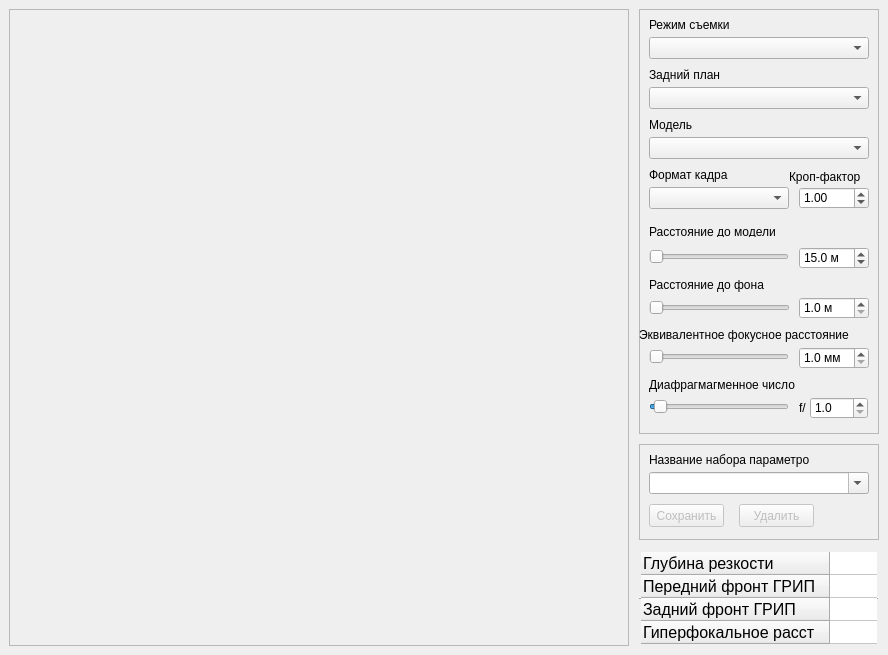
<?xml version="1.0" encoding="UTF-8"?>
<ui version="4.0">
 <class>MainWindow</class>
 <widget class="QMainWindow" name="MainWindow">
  <property name="geometry">
   <rect>
    <x>0</x>
    <y>0</y>
    <width>888</width>
    <height>655</height>
   </rect>
  </property>
  <property name="minimumSize">
   <size>
    <width>888</width>
    <height>655</height>
   </size>
  </property>
  <property name="maximumSize">
   <size>
    <width>1500</width>
    <height>1500</height>
   </size>
  </property>
  <property name="windowTitle">
   <string>DOF Calculator</string>
  </property>
  <widget class="QWidget" name="centralWidget">
   <widget class="QTableWidget" name="table_dof">
    <property name="geometry">
     <rect>
      <x>639</x>
      <y>550</y>
      <width>240</width>
      <height>96</height>
     </rect>
    </property>
    <property name="sizePolicy">
     <sizepolicy hsizetype="Expanding" vsizetype="Expanding">
      <horstretch>0</horstretch>
      <verstretch>0</verstretch>
     </sizepolicy>
    </property>
    <property name="minimumSize">
     <size>
      <width>240</width>
      <height>96</height>
     </size>
    </property>
    <property name="maximumSize">
     <size>
      <width>240</width>
      <height>96</height>
     </size>
    </property>
    <property name="frameShape">
     <enum>QFrame::HLine</enum>
    </property>
    <property name="frameShadow">
     <enum>QFrame::Raised</enum>
    </property>
    <property name="verticalScrollBarPolicy">
     <enum>Qt::ScrollBarAlwaysOff</enum>
    </property>
    <property name="horizontalScrollBarPolicy">
     <enum>Qt::ScrollBarAlwaysOff</enum>
    </property>
    <property name="autoScroll">
     <bool>false</bool>
    </property>
    <property name="editTriggers">
     <set>QAbstractItemView::NoEditTriggers</set>
    </property>
    <property name="selectionMode">
     <enum>QAbstractItemView::NoSelection</enum>
    </property>
    <property name="rowCount">
     <number>4</number>
    </property>
    <property name="columnCount">
     <number>1</number>
    </property>
    <attribute name="horizontalHeaderVisible">
     <bool>false</bool>
    </attribute>
    <attribute name="horizontalHeaderDefaultSectionSize">
     <number>125</number>
    </attribute>
    <attribute name="horizontalHeaderMinimumSectionSize">
     <number>49</number>
    </attribute>
    <attribute name="horizontalHeaderStretchLastSection">
     <bool>false</bool>
    </attribute>
    <attribute name="verticalHeaderDefaultSectionSize">
     <number>23</number>
    </attribute>
    <attribute name="verticalHeaderHighlightSections">
     <bool>false</bool>
    </attribute>
    <attribute name="verticalHeaderMinimumSectionSize">
     <number>21</number>
    </attribute>
    <attribute name="verticalHeaderStretchLastSection">
     <bool>false</bool>
    </attribute>
    <row>
     <property name="text">
      <string>Глубина резкости</string>
     </property>
     <property name="font">
      <font>
       <family>Segoe UI</family>
       <pointsize>12</pointsize>
      </font>
     </property>
    </row>
    <row>
     <property name="text">
      <string>Передний фронт ГРИП</string>
     </property>
     <property name="font">
      <font>
       <family>Segoe UI</family>
       <pointsize>12</pointsize>
      </font>
     </property>
    </row>
    <row>
     <property name="text">
      <string>Задний фронт ГРИП</string>
     </property>
     <property name="font">
      <font>
       <family>Segoe UI</family>
       <pointsize>12</pointsize>
      </font>
     </property>
    </row>
    <row>
     <property name="text">
      <string>Гиперфокальное расст</string>
     </property>
     <property name="font">
      <font>
       <family>Segoe UI</family>
       <pointsize>12</pointsize>
      </font>
     </property>
    </row>
    <column/>
    <item row="0" column="0">
     <property name="text">
      <string/>
     </property>
     <property name="font">
      <font>
       <family>Segoe UI</family>
       <pointsize>8</pointsize>
      </font>
     </property>
     <property name="textAlignment">
      <set>AlignLeading|AlignVCenter</set>
     </property>
     <property name="flags">
      <set>ItemIsDragEnabled|ItemIsUserCheckable|ItemIsEnabled</set>
     </property>
    </item>
    <item row="1" column="0">
     <property name="text">
      <string/>
     </property>
     <property name="font">
      <font>
       <family>Segoe UI</family>
       <pointsize>8</pointsize>
      </font>
     </property>
     <property name="textAlignment">
      <set>AlignLeading|AlignVCenter</set>
     </property>
     <property name="flags">
      <set>ItemIsDragEnabled|ItemIsUserCheckable|ItemIsEnabled</set>
     </property>
    </item>
    <item row="2" column="0">
     <property name="text">
      <string/>
     </property>
     <property name="font">
      <font>
       <family>Segoe UI</family>
       <pointsize>8</pointsize>
      </font>
     </property>
     <property name="textAlignment">
      <set>AlignLeading|AlignVCenter</set>
     </property>
     <property name="flags">
      <set>ItemIsDragEnabled|ItemIsUserCheckable|ItemIsEnabled</set>
     </property>
    </item>
    <item row="3" column="0">
     <property name="text">
      <string/>
     </property>
     <property name="font">
      <font>
       <family>Segoe UI</family>
       <pointsize>8</pointsize>
      </font>
     </property>
     <property name="textAlignment">
      <set>AlignLeading|AlignVCenter</set>
     </property>
     <property name="flags">
      <set>ItemIsDragEnabled|ItemIsUserCheckable|ItemIsEnabled</set>
     </property>
    </item>
   </widget>
   <widget class="QLabel" name="image">
    <property name="geometry">
     <rect>
      <x>9</x>
      <y>9</y>
      <width>620</width>
      <height>637</height>
     </rect>
    </property>
    <property name="minimumSize">
     <size>
      <width>620</width>
      <height>637</height>
     </size>
    </property>
    <property name="frameShape">
     <enum>QFrame::StyledPanel</enum>
    </property>
    <property name="text">
     <string/>
    </property>
    <property name="scaledContents">
     <bool>false</bool>
    </property>
    <property name="alignment">
     <set>Qt::AlignCenter</set>
    </property>
   </widget>
   <widget class="QFrame" name="frame_control">
    <property name="geometry">
     <rect>
      <x>639</x>
      <y>9</y>
      <width>240</width>
      <height>425</height>
     </rect>
    </property>
    <property name="minimumSize">
     <size>
      <width>240</width>
      <height>422</height>
     </size>
    </property>
    <property name="maximumSize">
     <size>
      <width>240</width>
      <height>16777215</height>
     </size>
    </property>
    <property name="frameShape">
     <enum>QFrame::StyledPanel</enum>
    </property>
    <property name="frameShadow">
     <enum>QFrame::Plain</enum>
    </property>
    <widget class="QSlider" name="slider_focal_length">
     <property name="geometry">
      <rect>
       <x>10</x>
       <y>338</y>
       <width>140</width>
       <height>19</height>
      </rect>
     </property>
     <property name="layoutDirection">
      <enum>Qt::LeftToRight</enum>
     </property>
     <property name="minimum">
      <number>1</number>
     </property>
     <property name="maximum">
      <number>1000</number>
     </property>
     <property name="singleStep">
      <number>10</number>
     </property>
     <property name="pageStep">
      <number>100</number>
     </property>
     <property name="orientation">
      <enum>Qt::Horizontal</enum>
     </property>
     <property name="invertedAppearance">
      <bool>false</bool>
     </property>
     <property name="invertedControls">
      <bool>false</bool>
     </property>
     <property name="tickPosition">
      <enum>QSlider::NoTicks</enum>
     </property>
     <property name="tickInterval">
      <number>70</number>
     </property>
    </widget>
    <widget class="QSlider" name="slider_model_distance">
     <property name="geometry">
      <rect>
       <x>10</x>
       <y>238</y>
       <width>140</width>
       <height>19</height>
      </rect>
     </property>
     <property name="minimum">
      <number>1</number>
     </property>
     <property name="maximum">
      <number>50</number>
     </property>
     <property name="orientation">
      <enum>Qt::Horizontal</enum>
     </property>
     <property name="tickPosition">
      <enum>QSlider::NoTicks</enum>
     </property>
    </widget>
    <widget class="QDoubleSpinBox" name="spin_model_distance">
     <property name="geometry">
      <rect>
       <x>160</x>
       <y>238</y>
       <width>70</width>
       <height>22</height>
      </rect>
     </property>
     <property name="suffix">
      <string> м</string>
     </property>
     <property name="decimals">
      <number>1</number>
     </property>
     <property name="minimum">
      <double>1.000000000000000</double>
     </property>
     <property name="maximum">
      <double>100.000000000000000</double>
     </property>
     <property name="singleStep">
      <double>0.500000000000000</double>
     </property>
     <property name="value">
      <double>15.000000000000000</double>
     </property>
    </widget>
    <widget class="QLabel" name="label_background">
     <property name="geometry">
      <rect>
       <x>10</x>
       <y>58</y>
       <width>81</width>
       <height>16</height>
      </rect>
     </property>
     <property name="text">
      <string>Задний план</string>
     </property>
    </widget>
    <widget class="QLabel" name="label_crop_factor">
     <property name="geometry">
      <rect>
       <x>150</x>
       <y>160</y>
       <width>91</width>
       <height>16</height>
      </rect>
     </property>
     <property name="text">
      <string>Кроп-фактор</string>
     </property>
    </widget>
    <widget class="QLabel" name="label_focal_length">
     <property name="geometry">
      <rect>
       <x>0</x>
       <y>318</y>
       <width>241</width>
       <height>16</height>
      </rect>
     </property>
     <property name="text">
      <string>Эквивалентное фокусное расстояние </string>
     </property>
    </widget>
    <widget class="QLabel" name="label_diaphragm">
     <property name="geometry">
      <rect>
       <x>10</x>
       <y>368</y>
       <width>171</width>
       <height>16</height>
      </rect>
     </property>
     <property name="text">
      <string>Диафрагмагменное число</string>
     </property>
     <property name="textFormat">
      <enum>Qt::AutoText</enum>
     </property>
    </widget>
    <widget class="QSlider" name="slider_diaphragm">
     <property name="geometry">
      <rect>
       <x>10</x>
       <y>388</y>
       <width>140</width>
       <height>19</height>
      </rect>
     </property>
     <property name="toolTipDuration">
      <number>-1</number>
     </property>
     <property name="minimum">
      <number>0</number>
     </property>
     <property name="maximum">
      <number>32</number>
     </property>
     <property name="pageStep">
      <number>0</number>
     </property>
     <property name="value">
      <number>1</number>
     </property>
     <property name="orientation">
      <enum>Qt::Horizontal</enum>
     </property>
     <property name="tickPosition">
      <enum>QSlider::NoTicks</enum>
     </property>
    </widget>
    <widget class="QComboBox" name="combo_model">
     <property name="geometry">
      <rect>
       <x>10</x>
       <y>128</y>
       <width>220</width>
       <height>22</height>
      </rect>
     </property>
    </widget>
    <widget class="QDoubleSpinBox" name="spin_crop">
     <property name="geometry">
      <rect>
       <x>160</x>
       <y>178</y>
       <width>70</width>
       <height>22</height>
      </rect>
     </property>
     <property name="minimum">
      <double>0.500000000000000</double>
     </property>
     <property name="maximum">
      <double>10.000000000000000</double>
     </property>
     <property name="singleStep">
      <double>0.100000000000000</double>
     </property>
     <property name="value">
      <double>1.000000000000000</double>
     </property>
    </widget>
    <widget class="QDoubleSpinBox" name="spin_focal_length">
     <property name="geometry">
      <rect>
       <x>160</x>
       <y>338</y>
       <width>70</width>
       <height>22</height>
      </rect>
     </property>
     <property name="suffix">
      <string> мм</string>
     </property>
     <property name="decimals">
      <number>1</number>
     </property>
     <property name="minimum">
      <double>1.000000000000000</double>
     </property>
     <property name="maximum">
      <double>1000.000000000000000</double>
     </property>
    </widget>
    <widget class="QLabel" name="label_model">
     <property name="geometry">
      <rect>
       <x>10</x>
       <y>108</y>
       <width>71</width>
       <height>16</height>
      </rect>
     </property>
     <property name="text">
      <string>Модель</string>
     </property>
    </widget>
    <widget class="QComboBox" name="combo_crop">
     <property name="geometry">
      <rect>
       <x>10</x>
       <y>178</y>
       <width>140</width>
       <height>22</height>
      </rect>
     </property>
    </widget>
    <widget class="QLabel" name="label_crop">
     <property name="geometry">
      <rect>
       <x>10</x>
       <y>158</y>
       <width>91</width>
       <height>16</height>
      </rect>
     </property>
     <property name="text">
      <string>Формат кадра</string>
     </property>
    </widget>
    <widget class="QLabel" name="label_model_distance">
     <property name="geometry">
      <rect>
       <x>10</x>
       <y>218</y>
       <width>141</width>
       <height>10</height>
      </rect>
     </property>
     <property name="text">
      <string>Расстояние до модели</string>
     </property>
    </widget>
    <widget class="QComboBox" name="combo_background">
     <property name="geometry">
      <rect>
       <x>10</x>
       <y>78</y>
       <width>220</width>
       <height>22</height>
      </rect>
     </property>
    </widget>
    <widget class="QSlider" name="slider_background_distance">
     <property name="geometry">
      <rect>
       <x>10</x>
       <y>288</y>
       <width>141</width>
       <height>22</height>
      </rect>
     </property>
     <property name="minimum">
      <number>1</number>
     </property>
     <property name="maximum">
      <number>500</number>
     </property>
     <property name="singleStep">
      <number>1</number>
     </property>
     <property name="value">
      <number>1</number>
     </property>
     <property name="orientation">
      <enum>Qt::Horizontal</enum>
     </property>
    </widget>
    <widget class="QDoubleSpinBox" name="spin_backgrond_distance">
     <property name="geometry">
      <rect>
       <x>160</x>
       <y>288</y>
       <width>70</width>
       <height>22</height>
      </rect>
     </property>
     <property name="suffix">
      <string> м</string>
     </property>
     <property name="decimals">
      <number>1</number>
     </property>
     <property name="minimum">
      <double>1.000000000000000</double>
     </property>
     <property name="maximum">
      <double>500.000000000000000</double>
     </property>
     <property name="singleStep">
      <double>1.000000000000000</double>
     </property>
     <property name="value">
      <double>1.000000000000000</double>
     </property>
    </widget>
    <widget class="QLabel" name="label_background_distance">
     <property name="geometry">
      <rect>
       <x>10</x>
       <y>268</y>
       <width>181</width>
       <height>16</height>
      </rect>
     </property>
     <property name="text">
      <string>Расстояние до фона</string>
     </property>
    </widget>
    <widget class="QDoubleSpinBox" name="spin_diaphragm">
     <property name="geometry">
      <rect>
       <x>171</x>
       <y>388</y>
       <width>58</width>
       <height>22</height>
      </rect>
     </property>
     <property name="sizePolicy">
      <sizepolicy hsizetype="Maximum" vsizetype="Fixed">
       <horstretch>0</horstretch>
       <verstretch>0</verstretch>
      </sizepolicy>
     </property>
     <property name="decimals">
      <number>1</number>
     </property>
     <property name="minimum">
      <double>1.000000000000000</double>
     </property>
     <property name="maximum">
      <double>32.000000000000000</double>
     </property>
     <property name="singleStep">
      <double>0.100000000000000</double>
     </property>
    </widget>
    <widget class="QLabel" name="diaphragm_letter">
     <property name="geometry">
      <rect>
       <x>160</x>
       <y>391</y>
       <width>31</width>
       <height>16</height>
      </rect>
     </property>
     <property name="text">
      <string>f/</string>
     </property>
    </widget>
    <widget class="QComboBox" name="combo_strategy">
     <property name="geometry">
      <rect>
       <x>10</x>
       <y>28</y>
       <width>220</width>
       <height>22</height>
      </rect>
     </property>
    </widget>
    <widget class="QLabel" name="label_strategy">
     <property name="geometry">
      <rect>
       <x>10</x>
       <y>8</y>
       <width>101</width>
       <height>16</height>
      </rect>
     </property>
     <property name="minimumSize">
      <size>
       <width>101</width>
       <height>16</height>
      </size>
     </property>
     <property name="text">
      <string>Режим съемки</string>
     </property>
    </widget>
   </widget>
   <widget class="QFrame" name="frame_favorite">
    <property name="geometry">
     <rect>
      <x>639</x>
      <y>444</y>
      <width>240</width>
      <height>96</height>
     </rect>
    </property>
    <property name="minimumSize">
     <size>
      <width>240</width>
      <height>0</height>
     </size>
    </property>
    <property name="maximumSize">
     <size>
      <width>240</width>
      <height>96</height>
     </size>
    </property>
    <property name="frameShape">
     <enum>QFrame::StyledPanel</enum>
    </property>
    <property name="frameShadow">
     <enum>QFrame::Plain</enum>
    </property>
    <widget class="QLabel" name="label_favorite">
     <property name="geometry">
      <rect>
       <x>10</x>
       <y>8</y>
       <width>161</width>
       <height>16</height>
      </rect>
     </property>
     <property name="text">
      <string>Название набора параметров</string>
     </property>
    </widget>
    <widget class="QComboBox" name="combo_favorite">
     <property name="geometry">
      <rect>
       <x>10</x>
       <y>28</y>
       <width>220</width>
       <height>22</height>
      </rect>
     </property>
     <property name="editable">
      <bool>true</bool>
     </property>
     <property name="insertPolicy">
      <enum>QComboBox::InsertAtBottom</enum>
     </property>
    </widget>
    <widget class="QPushButton" name="button_save">
     <property name="enabled">
      <bool>false</bool>
     </property>
     <property name="geometry">
      <rect>
       <x>10</x>
       <y>60</y>
       <width>75</width>
       <height>23</height>
      </rect>
     </property>
     <property name="text">
      <string>Сохранить</string>
     </property>
    </widget>
    <widget class="QPushButton" name="button_delete">
     <property name="enabled">
      <bool>false</bool>
     </property>
     <property name="geometry">
      <rect>
       <x>100</x>
       <y>60</y>
       <width>75</width>
       <height>23</height>
      </rect>
     </property>
     <property name="text">
      <string>Удалить</string>
     </property>
    </widget>
   </widget>
  </widget>
 </widget>
 <layoutdefault spacing="6" margin="11"/>
 <tabstops>
  <tabstop>combo_background</tabstop>
  <tabstop>combo_model</tabstop>
  <tabstop>combo_crop</tabstop>
  <tabstop>spin_crop</tabstop>
  <tabstop>slider_model_distance</tabstop>
  <tabstop>spin_model_distance</tabstop>
  <tabstop>slider_focal_length</tabstop>
  <tabstop>spin_focal_length</tabstop>
  <tabstop>slider_diaphragm</tabstop>
  <tabstop>table_dof</tabstop>
 </tabstops>
 <resources/>
 <connections/>
</ui>
